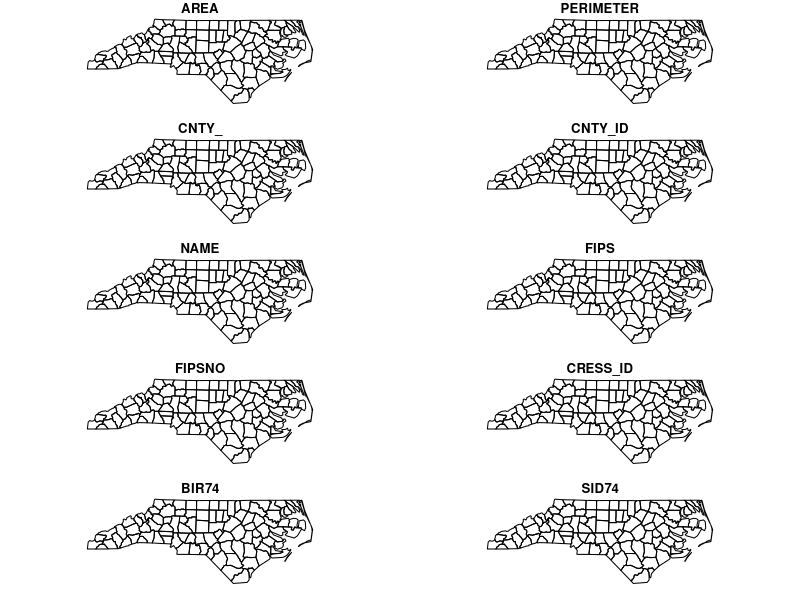
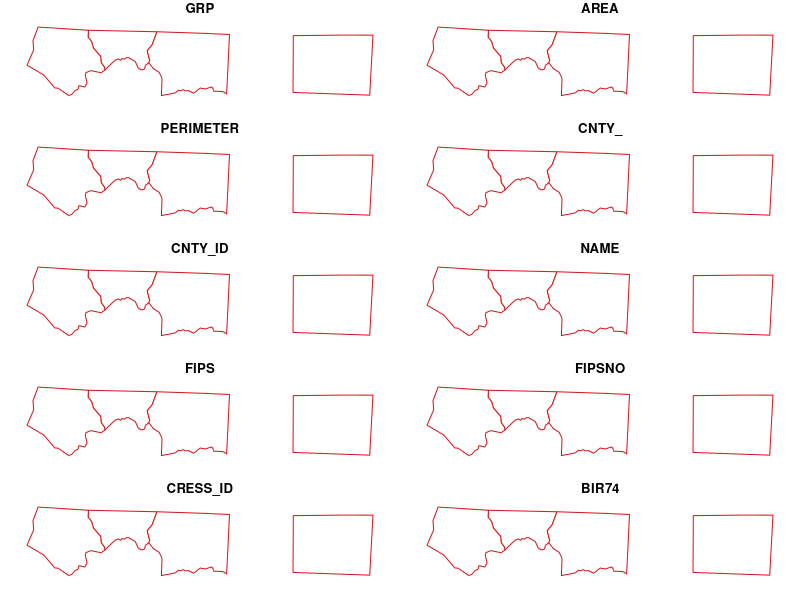
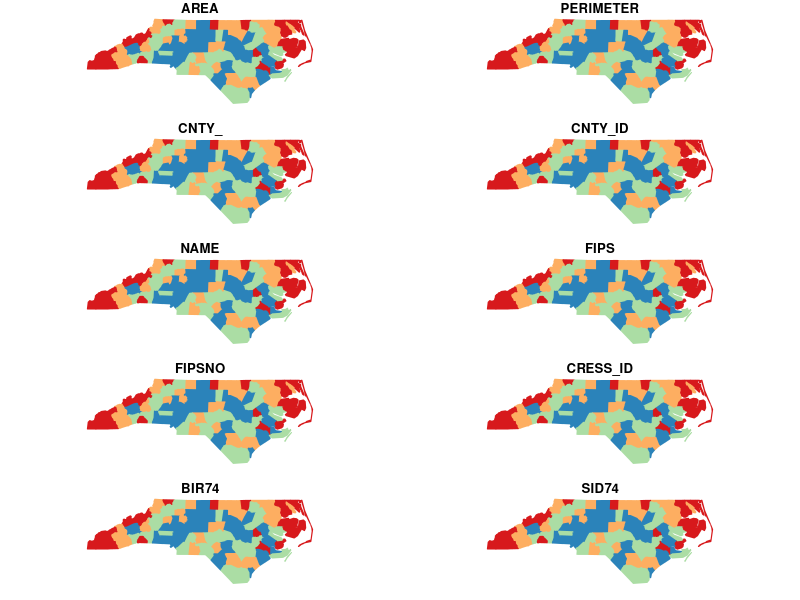
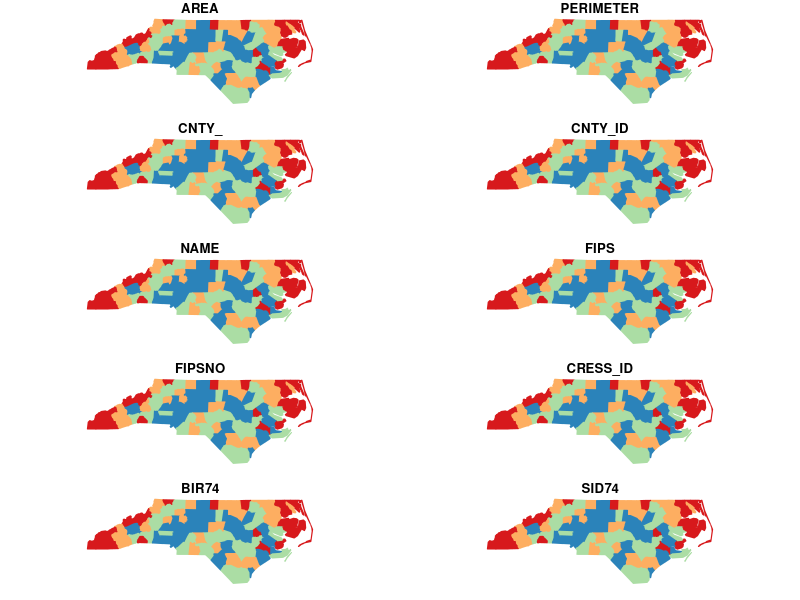
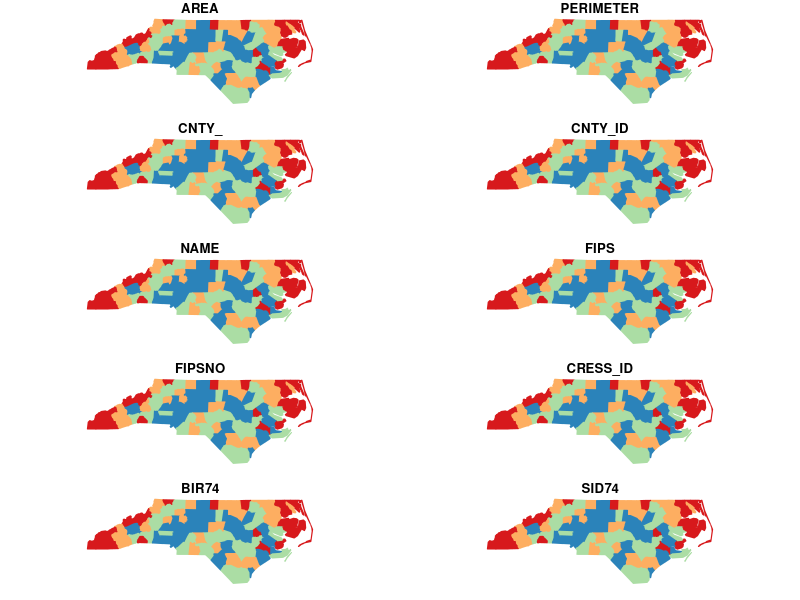
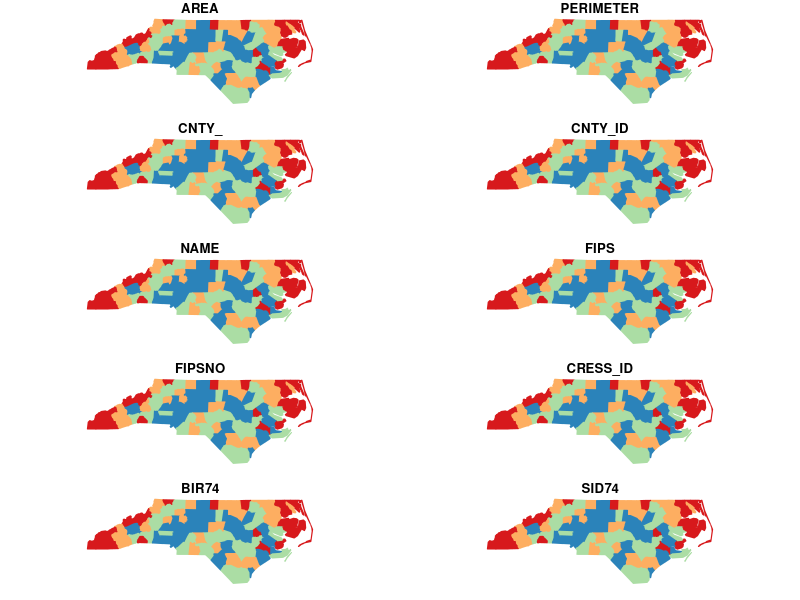

The R source for these figures, in order:
## ---- chunk 1
library(dplyr)
library(sf)
library(RColorBrewer)

demo(nc, ask = FALSE, echo = FALSE)

nc_grp <- 
        nc %>%  
        mutate(GRP = ntile(BIR74,4))

nc_aggr <- 
        nc_grp %>% 
        group_by(GRP) %>% 
        summarise_all(first)

# This works, but I'm having trouble with other examples of the same process
nc_both <- 
        nc %>%  
        mutate(GRP = ntile(BIR74,4)) %>% 
        group_by(GRP) %>% 
        summarise_all(first) %>% 
        rbind(nc_grp)

## ---- chunk 2
all.equal(st_crs(nc),
          st_crs(nc_aggr))
## ---- chunk 3
par(mfrow=c(2,2),mar = rep(0,4)) 

cols <- brewer.pal(4, "Spectral")

plot(nc, col = "transparent", border = "black")
plot(nc_aggr, col = "white", border = cols[1])
plot(nc_grp, col = cols[nc_grp$GRP], border = cols[nc_grp$GRP])
plot(nc_grp, col = cols[nc_grp$GRP], border = cols[nc_grp$GRP])
plot(nc_aggr, col = "transparent", border = "white", add = TRUE)
## ---- chunk 4
par(mfrow=c(2,1),mar = rep(0,4)) 

plot(nc_grp, col = cols[nc_grp$GRP], border = cols[nc_grp$GRP])
plot(nc_grp, col = cols[nc_grp$GRP], border = cols[nc_grp$GRP])
plot(nc_aggr, col = "grey", border = "grey", add = TRUE)
